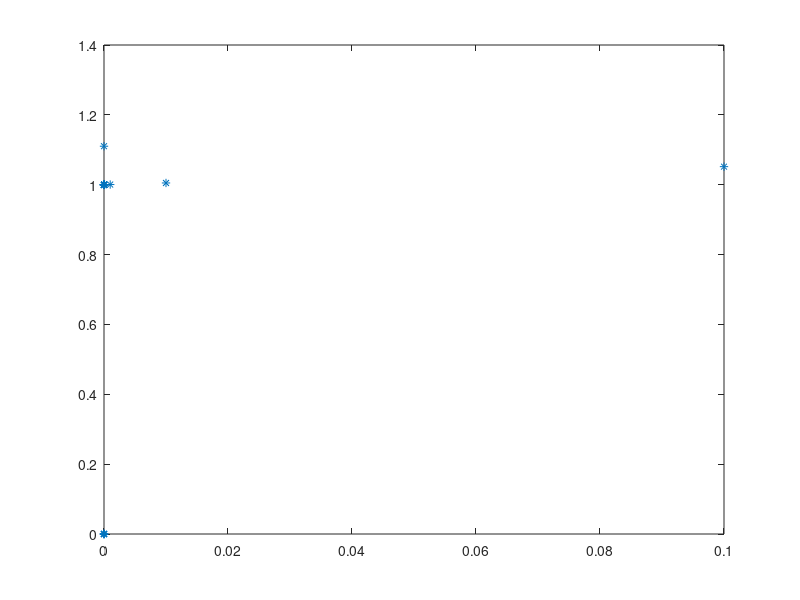

Write MATLAB code to recreate this figure.

%   Evaluate f(x) for values of x around zero (try with xk = 10^{-k}, k in [1,20]). What do you obtain? Explain the results.


k = [1:20]';
x = 10.^(-k);
f = @(x) (exp(x) - 1) ./ x;
format long
[k x f(x)]
figure;
plot(x, f(x), '*')

% 	The computed f(xk) have the expected behavior until k = 7, in agreement with
% 	lim{x -> 0} f(x) = 1.
% 	
% k = 8 to k = 15: the sequence oscillates with increasing amplitude (bigger and bigger). 
% k = 16: the result becomes 0! The cause of these effects is the loss of accuracy due to 
% numerical cancellation. 

% The numerical cancellation is the most serious consequence related to the
% floating point representation, that is the representation of the real
% numbers with a finite precision. 
% It occurs when you subtract two numbers which are very close to each other.
% So you lose significant digits and consequently accuracy of the finite 
% representation
% a = 1.11e-15, b = 1.12e-15, b-a=1.0e-17_ b-a very close to the machine
% epsilon

% For k = 8, ..., 15 e^{xk} and 1 are very close to each other, 
% still being different in floating point arithmetic. 
% We are subtracting them and the result suffers of a great relative error. 
% Moreover, we are dividing by xk, that approaches 0, hence the error is magnified.

% Finally, for k = 16, e^{xk} and 1 are too close to have a different representation 
% in the floating ploint arithmetic (eps ~ 10^{-16}), hence the difference is 0.
% 	
% 	Write the Taylor expansion of e^x around x0 = 0, truncating it at the fifth order:
% 
% 	e^x  = sum_{k=0}^{+infinity} {f^{(k)}(x0)}/{k!} (x-x0)^k = 
%        = sum_{k=0}^{5}         {f^{(k)}(x0)}/{k!} (x-x0)^k + O(x^6) =
% 		 = 1 + x + {x^2}/{2} + {x^3}/{6} + {x^4}/{24} + {x^5}/{120} + O(x^6)
% 
% 	and substitute it in f(x).
% 
% 	f(x) = 1 + {x}/{2} + {x^2}/{6} + {x^3}/{24} + {x^4}/{120} + O(x^5)
% 
% 	With this formula, at least for x > 0, all the terms have the same sign, so no numerical cancellation occurs.


f_taylor_5 = @(x) 1 + 1/2*x + 1/6*x.^2 + 1/24*x.^3 + 1/120*x.^4;

[k x f(x) f_taylor_5(x)]


%%% How many terms in the Taylor expansion are needed to get double precision accuracy (16 decimal digits) for all x in [0, 1/2]?
% 	
% 	The error in the approximation of a function g(x) at a point x = a with its Taylor expansion up to order n is
% 	E[g,n,a](x) = {g^{(n+1)}(xi)}/{(n+1)!} (x-a)^{n+1} for at least a xi
% 	s.t. |xi -a| < |x -a|.
% 	
% 	In this case
% 	
% 	E[e^x,n+1,0](x) = {e^{xi}}/{(n+2)!} x^{n+2} for xi in [0,x]
% 
% 	and therefore, substituting in f(x) 
% 
% 	E[f,n,0](x) = {E[e^x,n+1,0](x)}/{x} = {e^{xi}}{(n+2)!} x^{n+1} for xi in [0,x]
% 
% 	We want 
% 
% 	E[f,n,0](x) < eps for all x in [0, 0.5]:
% 
% 	since both e^xi and x^{n+1} are increasing functions, it's enough to choose xi = x = 0.5 and seek the first n* such that
% 
% 	{e^{1/2}}/{(n*+2)!} (1/2)^{n*+1} < eps


format short e
n = [1:20]';
err = 1./factorial(n+2) .* (0.5).^(n+1).*exp(0.5);

[n err]

%   Therefore n* = 13$.

